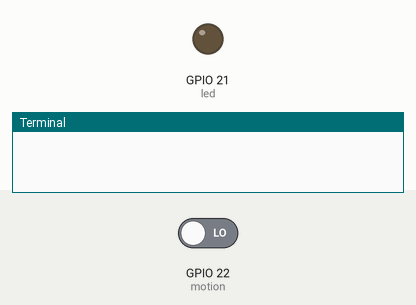
This program was run on a simulated Raspberry Pi (BCM pin numbers). Parts: output pins drawn as LEDs (lit = HIGH), the last lines printed to the terminal. The inputs (shaded band) are chosen by the test bench; at power-on: GPIO 22 (motion) LOW. The clock reads 2024-03-15 10:24:30 at power-on unless the program sets it; the camera gives no picture and a still takes 0.5 s.

Above: at 1.2 s.
1.3 s: GPIO 22 (motion) driven HIGH
At 1.8 s:
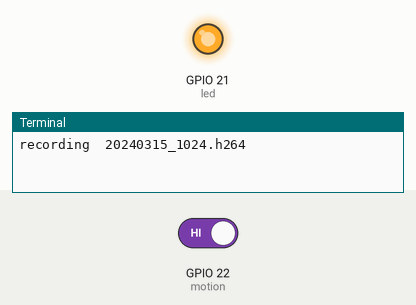
2.8 s: GPIO 22 (motion) driven LOW
At 4.1 s:
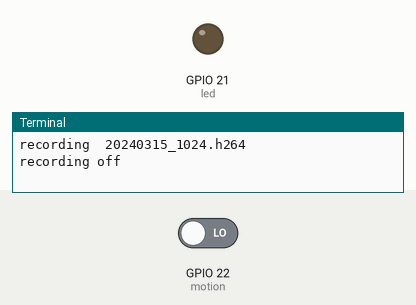
Timing chart, 0 to 5.8 s (numbered marks = the images above; inputs shaded):
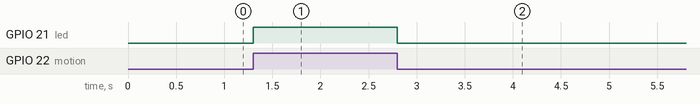

Measured:
- after the input at 1.3 s, GPIO 21 (led): LOW → HIGH at once
- after the input at 2.8 s, GPIO 21 (led): HIGH → LOW at once

The program:

ex02.py
```python
# LED와 PIR 센서를 연결
# 움직임이 감지되면 동영상 녹화 시작
# 움직임이 없어지면 동영상 녹화 중지
# 파일명은 날짜_녹화시작시간.h264
# 화면 출력은 없음

from gpiozero import MotionSensor, LED
from signal import pause
from time import sleep
import picamera
import datetime

motion = MotionSensor(22)
led = LED(21)

camera = picamera.PiCamera()
camera.resolution = (640, 480)
camera.vflip = True


def start_record():
    led.on()
    now = datetime.datetime.now()
    fname = now.strftime("%Y%m%d_%H%M")+'.h264'
    camera.start_recording(fname)
    print('recording ', fname)


def stop_record():
    led.off()
    print('recording off')
    camera.stop_recording()


motion.when_motion = start_record  # 움직임이 감지된 경우 호출할 함수
motion.when_no_motion = stop_record  # 움직임이 사라졌을 경우 호출할 함수

pause()
```
